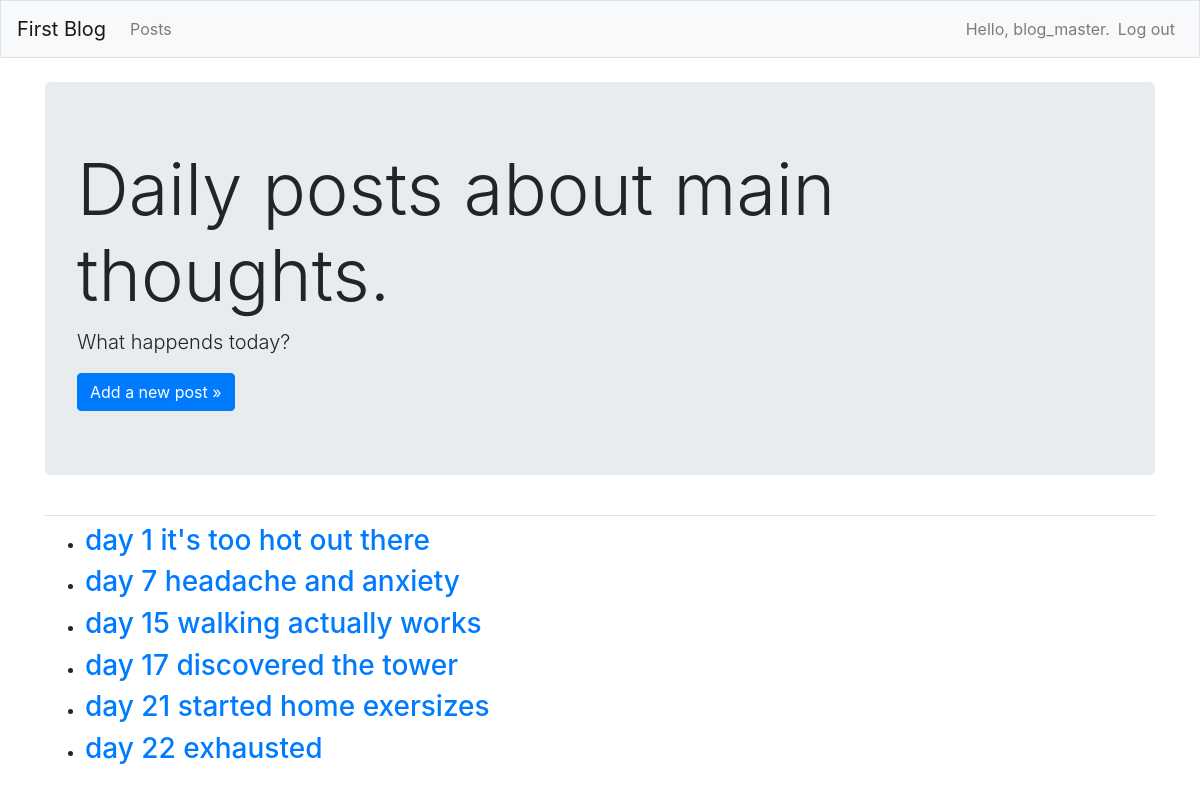
The app's page / (signed in) with its own data.
### first_blog/models.py (models this page shows)
class BlogPost(models.Model):
    title = models.CharField(max_length=150)
    text = models.TextField()
    date_added = models.DateTimeField(auto_now_add=True)
    owner = models.ForeignKey(User, on_delete=models.CASCADE)
    def __str__(self):
        return f"{self.title}\n{self.text}"

### first_blog/views.py (the view)
# urls.py: path('', views.index, name='index'),
def index(request):
    posts = BlogPost.objects.filter(owner=request.user).order_by('date_added')
    context = {'posts': posts}
    return render(request, 'first_blog/index.html', context)
    if BlogPost.owner != request.user:
        raise Http404
    else:
        return request

### first_blog/templates/first_blog/index.html
{% extends "first_blog/base.html" %}
{% block page_header %}
  <div class="jumbotron">
    <h1 class="display-3">Daily posts about main thoughts.</h1>
    <p class="lead">What happends today? </p>
    <a class="btn btn-lg, btn-primary" href="{% url 'first_blog:new_post' %}"
      role="button">Add a new post &raquo;</a>
  </div>
{% endblock page_header %}
{% block content %}
    <ul>
      {% for post in posts %}
        <li><h3>
          <a href="{% url 'first_blog:post' post.id %}">{{ post }}</a>
        </h3></li>
      {% empty %}
        <li><h3>No posts have been added yet.</h3></li>
      {% endfor %}
    </ul>
  {% endblock content %}

### first_blog/templates/first_blog/base.html (shortened to what this page needs)
{% load bootstrap4 %}
<!doctype html>
<html lang="en">
<head>
  {% bootstrap_css %}
</head>
<body>
  <nav class="navbar navbar-expand-md navbar-light bg-light mb-4 border">
    <a class="navbar-brand" href="{% url 'first_blog:index'%}">
        First Blog</a>
    <div class="collapse navbar-collapse" id="navbarCollapse">
      <ul class="navbar-nav mr-auto">
        <li class="nav-item">
          <a class="nav-link" href="{% url 'first_blog:index'%}">
              Posts</a></li>
      </ul>
      <ul class="navbar-nav ml-auto">
        {% if user.is_authenticated %}
          <li class="nav-item">
            <span class="navbar-text"}">Hello, {{ user.username }}.</span>
          </li>
          <li class="nav-item">
            <a class="nav-link" href="{% url 'users:logout' %}">Log out</a>
          </li>
        {% else %}
          <li class="nav-item">
            <a class="nav-link" href="{% url 'users:register' %}">Register</a>
          </li>
          <li class="nav-item">
            <a class="nav-link" href="{% url 'users:login' %}">Log in</a></li>
        {% endif %}
      </ul>
    </div>
  </nav>
  <main role="main" class="container">
    <div class="pb-2 mb-2 border-bottom">
      {% block page_header %}{% endblock page_header %}
    </div>
    <div>
      {% block content %}{% endblock content %}
    </div>
  </main>
</body>
</html>

### records on screen
BlogPost: title+text "day 1 it's too hot out there"
BlogPost: title+text "day 7 headache and anxiety"
BlogPost: title+text "day 15 walking actually works"
BlogPost: title+text "day 17 discovered the tower"
BlogPost: title+text "day 21 started home exersizes"
BlogPost: title+text "day 22 exhausted"

### other values on screen
{{ user.username }} "blog_master"
